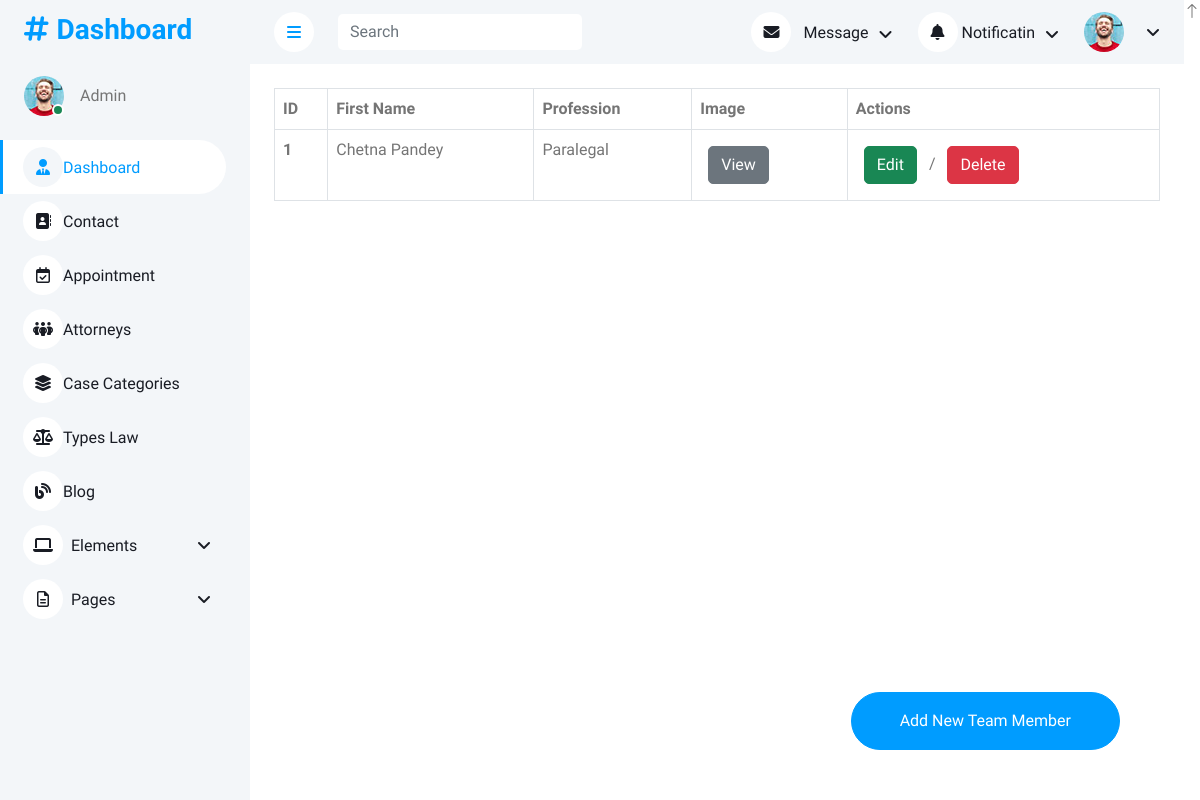
/attorneys, run on an earlier commit of the app's database.
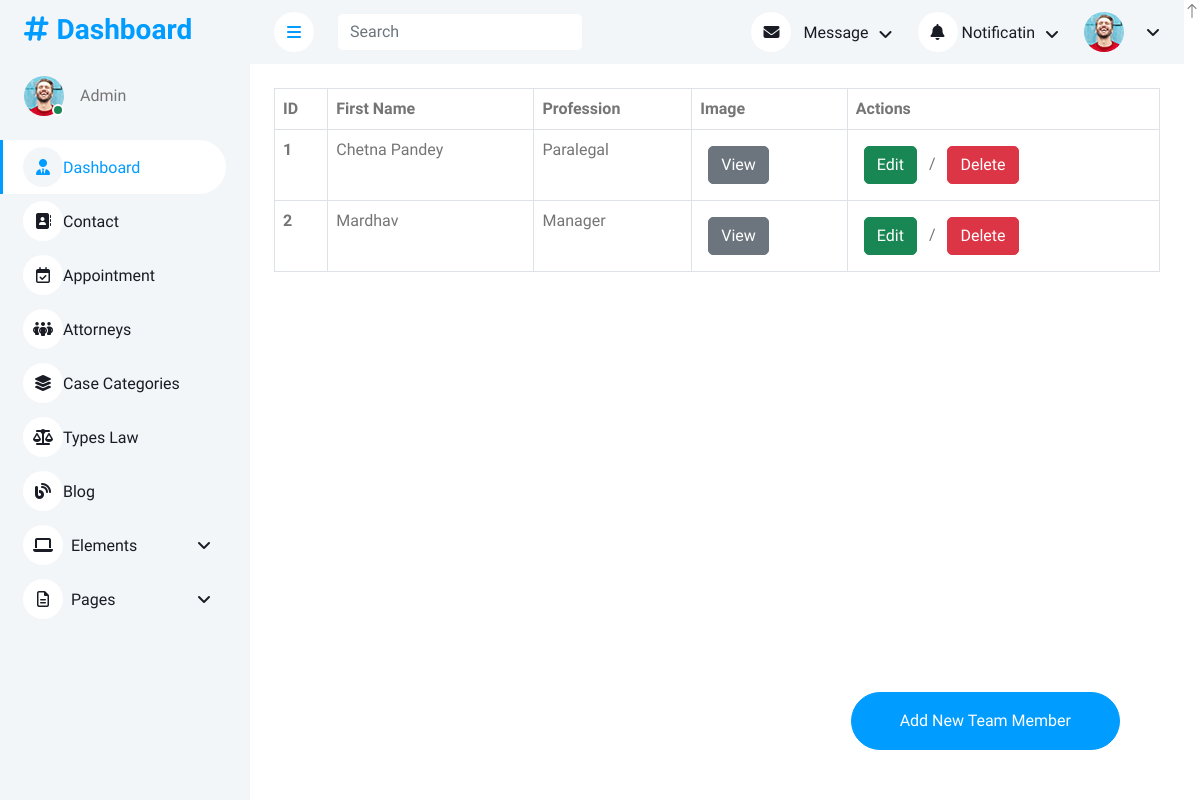
And on a later commit of the database.
### userapp/models.py (models this page shows, shortened)
class Attorneys(models.Model):
    name = models.CharField(max_length=20)
    profession = models.CharField(max_length=30)
    image = models.FileField(upload_to='image/')

### adminapp/views.py (the view)
# urls.py: path('attorneys', views.attorneys),
def attorneys(request):
    data = Attorneys.objects.all
    return render(request,'adminapp/attorneys.html',{"data":data})

### templates/adminapp/attorneys.html (shortened to what this page needs)
<!DOCTYPE html>
{% load static %}
<html lang="en">
<head>
    <link href="https://cdnjs.cloudflare.com/ajax/libs/font-awesome/6.7.2/css/all.min.css" rel="stylesheet">
    <link href="https://cdn.jsdelivr.net/npm/bootstrap-icons@1.4.1/font/bootstrap-icons.css" rel="stylesheet">
    <link href="{% static 'adminapp/lib/owlcarousel/assets/owl.carousel.min.css' %}" rel="stylesheet">
    <link href="{% static 'adminapp/lib/tempusdominus/css/tempusdominus-bootstrap-4.min.css' %}" rel="stylesheet">
    <link href="{% static 'adminapp/css/bootstrap.min.css' %}" rel="stylesheet">
    <link href="{% static 'adminapp/css/style.css' %}" rel="stylesheet">
</head>
<body>
    <div class="container-xxl position-relative bg-white d-flex p-0">
        {% include 'adminapp/sidebar.html' %}
        <div class="content">
            {% include 'adminapp/navbar.html' %}
            <div class="col-12">
                <div class="rounded h-100 p-4">
                    <div class="table-responsive">
                        <table class="table table-bordered">
                            <thead>
                                <tr>
                                    <th scope="col">ID</th>
                                    <th scope="col">First Name</th>
                                    <th scope="col">Profession</th>
                                    <th scope="col">Image</th>
                                    <th scope="col">Actions</th>
                                </tr>
                            </thead>
                            <tbody>
                                {% for i in data %}
                                <tr>
                                    <th scope="row">{{ i.id }}</th>
                                    <td>{{ i.name }}</td>
                                    <td>{{ i.profession }}</td>
                                    <td>
                                        <button type="button" class="btn btn-secondary m-2">View</button>
                                    </td>
                                    <td>
                                        <button type="button" class="btn btn-success m-2">Edit</button> /
                                        <button type="button" class="btn btn-danger m-2">Delete</button>
                                    </td>
                                </tr>
                                {% endfor %}
                            </tbody>
                        </table>
                    </div>
                </div>
            </div>
        </div>
        <a class="btn btn-primary rounded-pill py-3 px-5"
   style="position: fixed; bottom: 50px; right: 80px; z-index: 1030;"
   href="add-team">Add New Team Member</a>
            <i class="bi bi-arrow-up"></i>
    </div>
</body>
</html>

What changed in the data, as far as the page shows it:
added Attorneys: id "2", name "Mardhav", profession "Manager"
